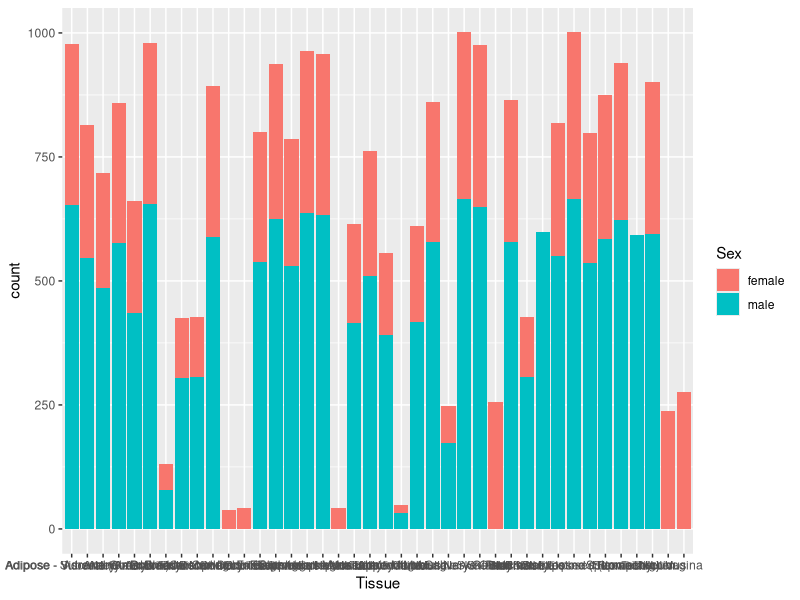
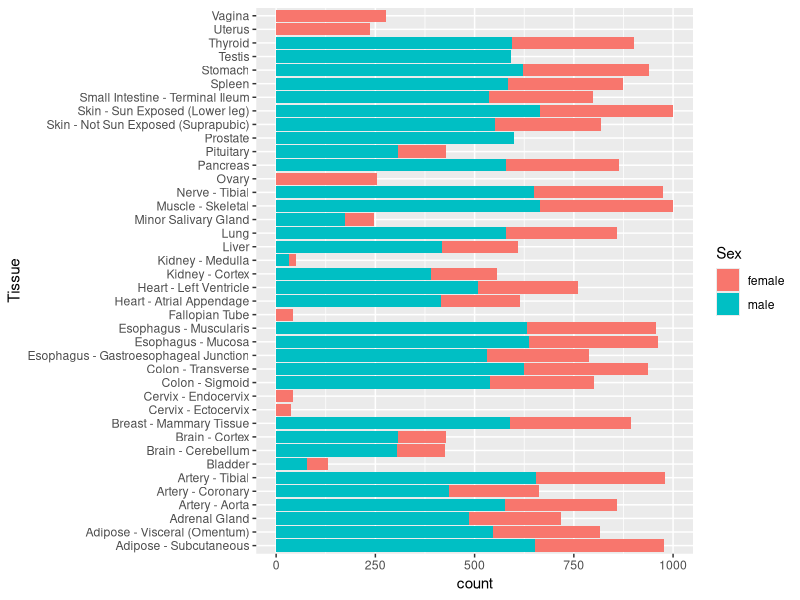
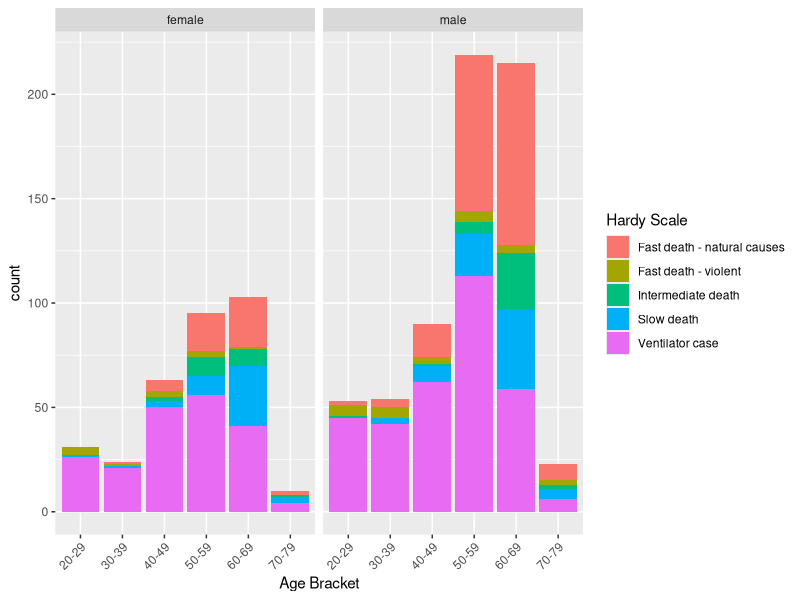
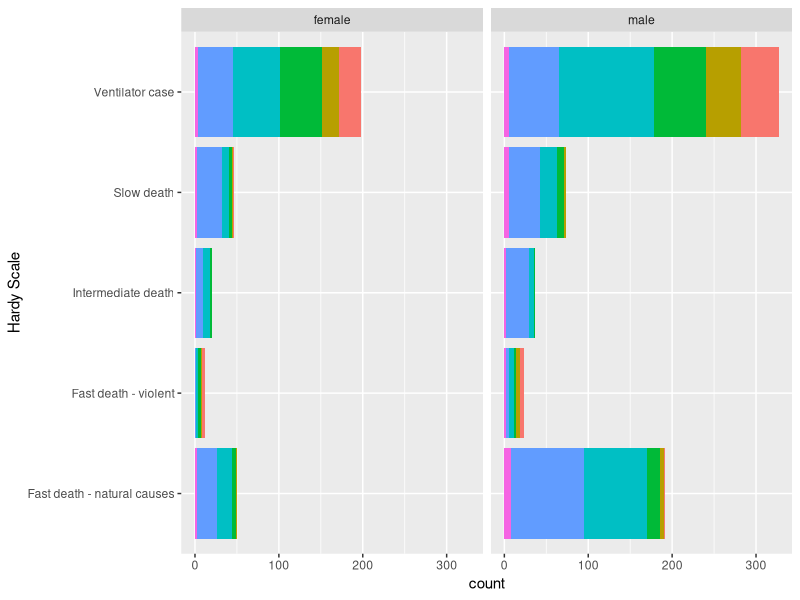
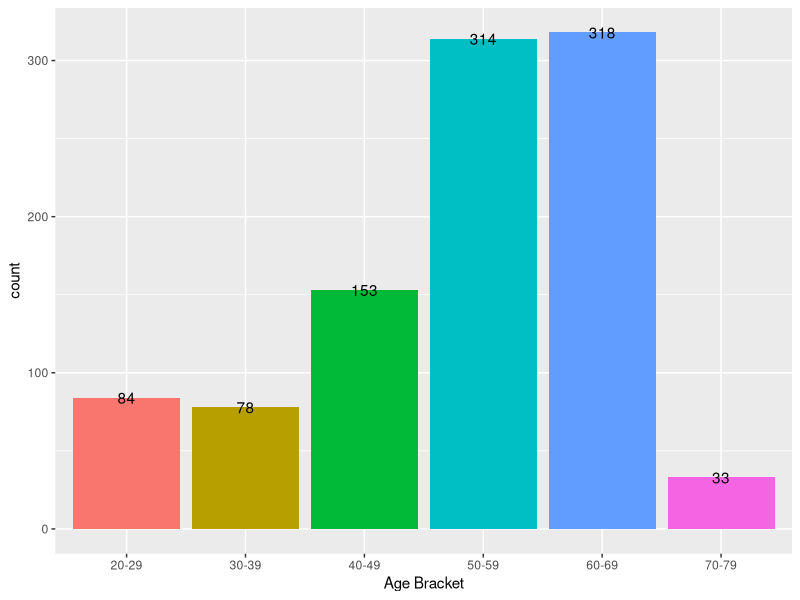

Here is the R script that generated these plots, in order:
## ---- chunk 1

library(tidyverse)
library(kableExtra)

df <- read_csv("../data/GTExPortal.csv")

dim(df)

head(df) %>%
  kbl() %>%
  kable_minimal()

df %>%
  ggplot(aes(x = `Tissue`, 
             fill = `Sex`)) +
  geom_bar()  

df %>%
  ggplot(aes(x = `Tissue`, 
             fill = `Sex`)) +
  geom_bar()  +
  coord_flip()

df2 <- df %>% 
  group_by(`Subject ID`, `Hardy Scale`, `Age Bracket`, Sex) %>%
  summarize(TissueCount = length(Tissue)) %>%
  arrange(desc(TissueCount))  

head(df2, 10) %>%
  kbl() %>%
  kable_minimal()

dim(df2)

df2 %>%
  ggplot(aes(fill = `Hardy Scale`, 
             x = `Age Bracket`)) +
  geom_bar() +
  facet_wrap(~Sex) +
  theme(axis.text.x =  element_text(angle = 45, hjust = 1))


df3 <- df2 %>%
  group_by(`Hardy Scale`, `Age Bracket`, Sex) %>%
  summarise(count = length(`Subject ID`)) 

tail(df3,20) %>%
  kbl() %>%
  kable_minimal()

df4 <- df3 %>%
  pivot_wider(names_from = `Age Bracket`,
              values_from = `count`)
df4 %>%
  kbl() %>%
  kable_minimal()

ggplot(df3, aes(x = `Hardy Scale`, y = count,
                fill = `Age Bracket`,
                label = count)) +
  geom_bar(stat = "identity") +
  facet_wrap(~`Sex`) +
  coord_flip() +
  theme(legend.position = "none")


df5 <- df2 %>%
  group_by( `Age Bracket`) %>%
  summarise(count = length(`Age Bracket`)) 

df5 %>%
  kbl() %>%
  kable_minimal()

ggplot(df5, aes(x = `Age Bracket`, y = count,
                fill = `Age Bracket`,
                label = count)) +
  geom_bar(stat = "identity") +
  geom_text(aes(label = count)) +
  theme(legend.position = "none")
